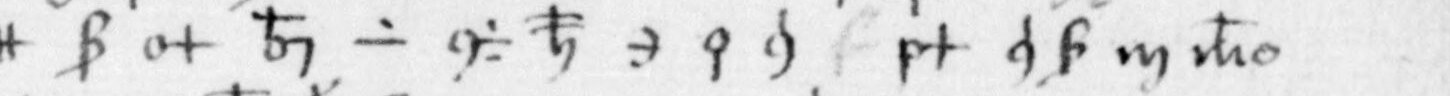
#> input picture ciphers/sforza-italien1584-1447/pusterla/f67/f67_L08_h2.jpg, 1450 x 96 px, given in place of src_ark_12148_btv1b100373864_f64_4250_480_2850_2500.jpg, which was not available
$ python level_crops.py
#> lines starting #> are read from the running program, lines starting #| are printed output that depends on the picture; pictures that were not available may be replaced by others from this repository, and a replacement may not be noted
#!/usr/bin/env python3
"""Level line crops of f.67 (SFZ-NEXT, 8 Oct 2026). Line centres from tools/iiif_lines.py --dry-run ink profiles of the
source region in two column strips (0:600 -> x=300, 2200:2800 -> x=2500); each line is fitted y = a + b*x through the two
centres and sheared level (PIL affine), 96 px high, cut in two halves (0-1500, 1400-2850) with 100 px overlap."""
import os, sys
from PIL import Image
HERE = os.path.dirname(os.path.abspath(__file__))
L = [66,143,223,304,372,453,547,634,707,788,874,957,1040,1130,1211,1302,1380,1457,1545,1625,1702,1795,1873,1952,2026,2099,2198,2419]
R = [28,107,189,269,374,448,526,610,697,785,860,940,1017,1108,1185,1269,1361,1462,1535,1615,1689,1772,1850,1935,1998,2072,2138,2383]
src = Image.open(os.path.join(HERE, 'src_ark_12148_btv1b100373864_f64_4250_480_2850_2500.jpg')).convert('L')
#> src is the input picture: PIL image 1450x96 L; min 0, max 251, mean 219.8
H = 96
for n, (yl, yr) in enumerate(zip(L, R), 1):
    b = (yr - yl) / 2200.0; a = yl - 300 * b
    # output (u, v) <- source (u, a - H/2 + v + b*u)
    lev = src.transform((src.width, H), Image.AFFINE, (1, 0, 0, b, 1, a - H / 2), resample=Image.BICUBIC, fillcolor=255)
    for k, (x0, x1) in enumerate(((0, 1500), (1400, 2850)), 1):
        lev.crop((x0, 0, x1, H)).save(os.path.join(HERE, f'f67_L{n:02d}_h{k}.jpg'), quality=88)
#> this loop made 28 passes
#> pass 1, `lev = src.transform((src.width, H), Image.AFFINE, (1, 0, 0, b, 1, a - ..`:
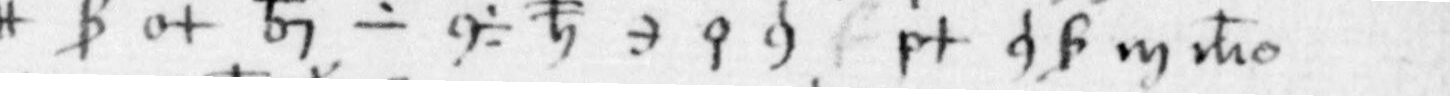
#> lev: PIL image 1450x96 L; min 0, max 255, mean 222.6
#> pass 1, `lev.crop((x0, 0, x1, H)).save(os.path.join(HERE, f'f67_L{n:02d}_h{k}.j..`:
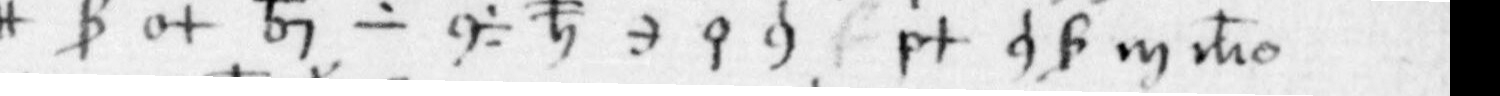
#> saved as f67_L01_h1.jpg: PIL image 1500x96 L; min 0, max 255, mean 215.1
#> pass 1, `lev.crop((x0, 0, x1, H)).save(os.path.join(HERE, f'f67_L{n:02d}_h{k}.j..`:
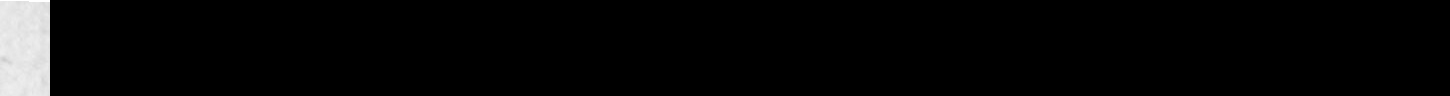
#> saved as f67_L01_h2.jpg: PIL image 1450x96 L; min 0, max 255, mean 7.9
#> pass 2, `lev = src.transform((src.width, H), Image.AFFINE, (1, 0, 0, b, 1, a - ..`:
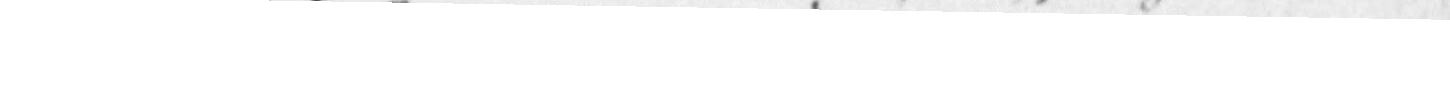
#> lev: PIL image 1450x96 L; min 75, max 255, mean 253.1
#> after the loop: lev: PIL image 1450x96 L; every value is 255
print(len(L), 'lines')
# Committed crops were re-saved at JPEG quality 72 after the passes (SFZ-NEXT, folder size); this script writes quality 88.

$ run again, on ciphers/sforza-italien1584-1447/pusterla/f67/f67_L11_h1.jpg
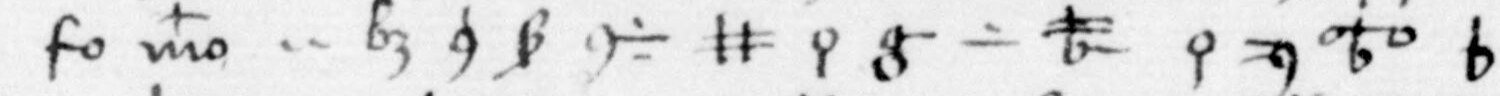
#> input picture ciphers/sforza-italien1584-1447/pusterla/f67/f67_L11_h1.jpg, 1500 x 96 px, given in place of src_ark_12148_btv1b100373864_f64_4250_480_2850_2500.jpg, which was not available
#> src is the input picture: PIL image 1500x96 L; min 0, max 250, mean 219.7
#> the loop `for n, (yl, yr) in enumerate(zip(L, R), 1):` made 28 passes
#> pass 1, `lev = src.transform((src.width, H), Image.AFFINE, (1, 0, 0, b, 1, a - ..`:
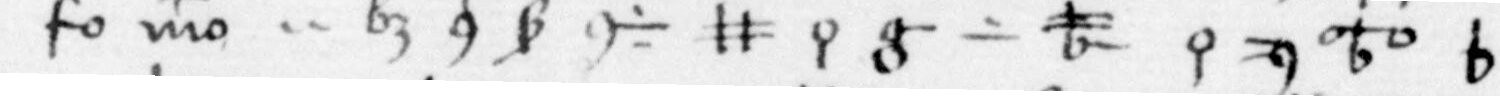
#> lev: PIL image 1500x96 L; min 0, max 255, mean 222
#> pass 2, `lev.crop((x0, 0, x1, H)).save(os.path.join(HERE, f'f67_L{n:02d}_h{k}.j..`:
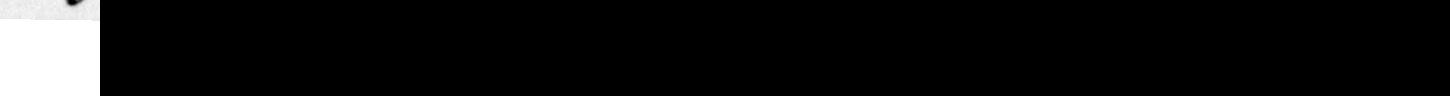
#> saved as f67_L02_h2.jpg: PIL image 1450x96 L; min 0, max 255, mean 17.2

$ run again, on ciphers/sforza-italien1584-1447/pusterla/f67/f67_L12_h1.jpg
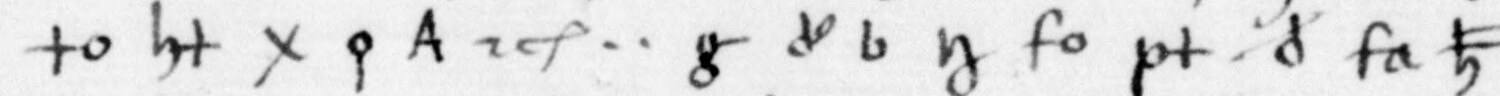
#> input picture ciphers/sforza-italien1584-1447/pusterla/f67/f67_L12_h1.jpg, 1500 x 96 px, given in place of src_ark_12148_btv1b100373864_f64_4250_480_2850_2500.jpg, which was not available
#> src is the input picture: PIL image 1500x96 L; min 0, max 250, mean 219.7
#> the loop `for n, (yl, yr) in enumerate(zip(L, R), 1):` made 28 passes
#> pass 1, `lev = src.transform((src.width, H), Image.AFFINE, (1, 0, 0, b, 1, a - ..`:
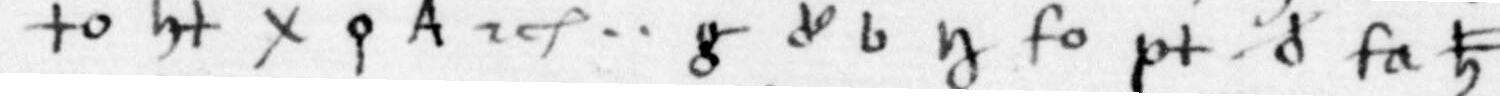
#> lev: PIL image 1500x96 L; min 0, max 255, mean 221.4
#> pass 2, `lev.crop((x0, 0, x1, H)).save(os.path.join(HERE, f'f67_L{n:02d}_h{k}.j..`:
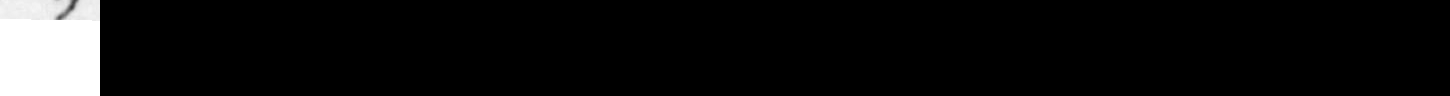
#> saved as f67_L02_h2.jpg: PIL image 1450x96 L; min 0, max 255, mean 17.2

$ run again, on ciphers/sforza-italien1584-1447/pusterla/f67/f67_L16_h1.jpg
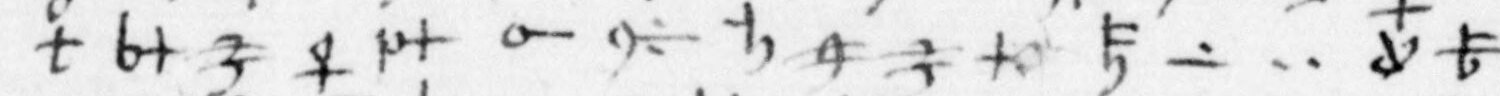
#> input picture ciphers/sforza-italien1584-1447/pusterla/f67/f67_L16_h1.jpg, 1500 x 96 px, given in place of src_ark_12148_btv1b100373864_f64_4250_480_2850_2500.jpg, which was not available
#> src is the input picture: PIL image 1500x96 L; min 0, max 250, mean 222.4
#> the loop `for n, (yl, yr) in enumerate(zip(L, R), 1):` made 28 passes
#> pass 1, `lev = src.transform((src.width, H), Image.AFFINE, (1, 0, 0, b, 1, a - ..`:
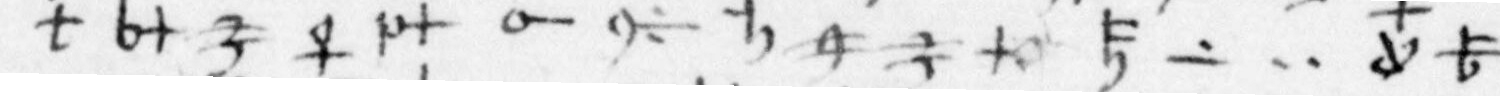
#> lev: PIL image 1500x96 L; min 0, max 255, mean 224.4
#> pass 2, `lev.crop((x0, 0, x1, H)).save(os.path.join(HERE, f'f67_L{n:02d}_h{k}.j..`:
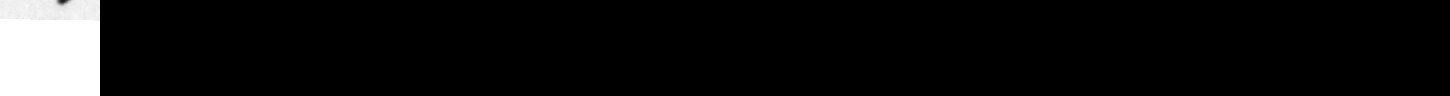
#> saved as f67_L02_h2.jpg: PIL image 1450x96 L; min 0, max 255, mean 17.3
